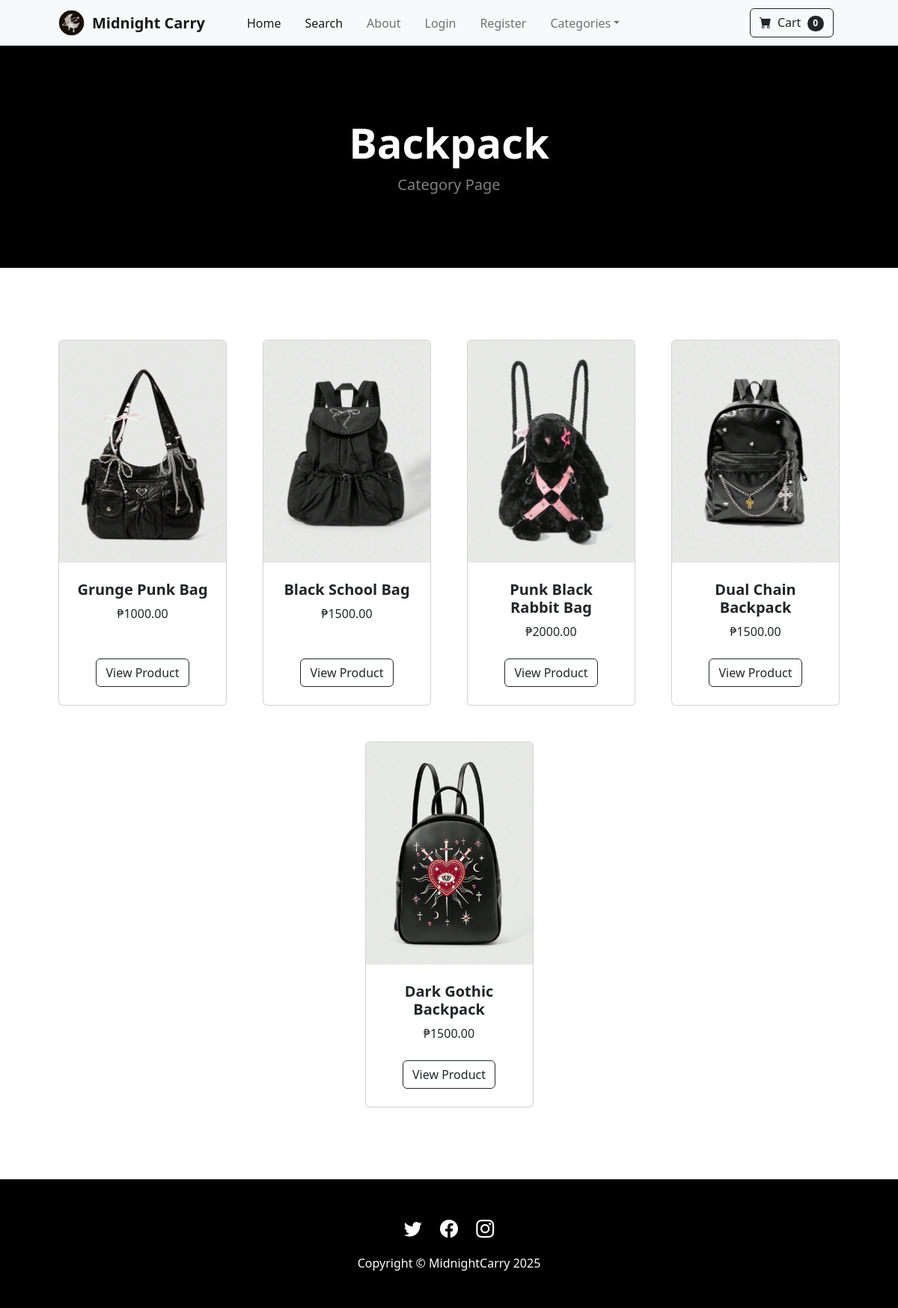
Screenshot of /category/Backpack with the database file from the repository.
### store/models.py (models this page shows, shortened)
class Category(models.Model):
	name = models.CharField(max_length=50)
	def __str__(self):
		return self.name
	class Meta:
		verbose_name_plural = 'categories'

class Product(models.Model):
	name = models.CharField(max_length=100)
	price = models.DecimalField(default=0, decimal_places=2, max_digits=6)
	category = models.ForeignKey(Category, on_delete=models.CASCADE, default=1)
	description = models.CharField(max_length=250, default='', blank=True, null=True)
	image = models.ImageField(upload_to='uploads/product/')
	is_sale = models.BooleanField(default=False)
	sale_price = models.DecimalField(default=0, decimal_places=2, max_digits=6)

### store/views.py (the view)
# urls.py: path('category/<str:foo>', views.category, name='category'),
def category(request, foo):
	foo = foo.replace('-', ' ')
	try:
		category = Category.objects.get(name=foo)
		products = Product.objects.filter(category=category)
		return render(request, 'category.html', {'products':products, 'category':category})
	except:
		messages.success(request, ("That Category Doesn't Exist..."))
		return redirect('home')

### cart/cart.py (called while the page is built)
	def __len__(self):
		return len(self.cart)

### cart/context_processors.py (called while the page is built)
def cart(request):
	return {'cart': Cart(request)}

### store/templates/category.html
{% extends 'base.html' %}
{% block content %}
        <header class=" py-5" style="background-color: #000000;">
            <div class="container px-4 px-lg-5 my-5">
                <div class="text-center text-white">
                    <h1 class="display-4 fw-bolder">
                    {{ category }}
                </h1>
                    <p class="lead fw-normal text-white-50 mb-0">Category Page</p>
                </div>
            </div>
        </header>
        <section class="py-5">
            <div class="container px-4 px-lg-5 mt-5">
                <div class="row gx-4 gx-lg-5 row-cols-2 row-cols-md-3 row-cols-xl-4 justify-content-center">
                {% for product in products %}
                    {% if product.is_sale %}
                    <div class="col mb-5">
    <div class="card h-100">
        <div class="badge bg-dark text-white position-absolute" style="top: 0.5rem; right: 0.5rem">Sale</div>
        <img class="card-img-top" src="{{ product.image.url }}" alt="..." />
        <div class="card-body p-4">
            <div class="text-center">
                <h5 class="fw-bolder">{{ product.name }}</h5>
                <div class="d-flex justify-content-center small text-warning mb-2">
                    &nbsp;&nbsp;Sale!&nbsp;&nbsp;
                    <div class="bi-star-fill"></div> <div class="bi-star-fill"></div>
                </div>
                <strike>₱{{ product.price }}</strike>&nbsp;₱{{ product.sale_price }}
            </div>
        </div>
        <div class="card-footer p-4 pt-0 border-top-0 bg-transparent">
            <div class="text-center">
                <a class="btn btn-outline-dark mt-auto" href="{% url 'product' product.id %}" style="transition: color 0.3s ease, border-color 0.3s ease, background-color 0.3s ease;" onmouseover="this.style.color='#000000'; this.style.borderColor='#ffd6e4'; this.style.backgroundColor='#ffd6e4';" onmouseout="this.style.color=''; this.style.borderColor=''; this.style.backgroundColor='';">View Product</a>
            </div>
        </div>
    </div>
</div>
                    {% else %}
                <div class="col mb-5">
                        <div class="card h-100">
                            <img class="card-img-top" src="{{ product.image.url }}" alt="..." />
                            <div class="card-body p-4">
                                <div class="text-center">
                                    <h5 class="fw-bolder">{{ product.name }}</h5>
                                    ₱{{ product.price }}
                                </div>
                            </div>
                            <div class="card-footer p-4 pt-0 border-top-0 bg-transparent">
                                    <div class="text-center">
                                        <a class="btn btn-outline-dark mt-auto" href="{% url 'product' product.id %}" style="transition: color 0.3s ease, border-color 0.3s ease, background-color 0.3s ease;" onmouseover="this.style.color='#000000'; this.style.borderColor='#ffd6e4'; this.style.backgroundColor='#ffd6e4';" onmouseout="this.style.color=''; this.style.borderColor=''; this.style.backgroundColor='';">View Product</a>
                                    </div>
                                </div>
                        </div>
                    </div>
                        {% endif %}
                    {% endfor %}
            </div>
        </section>
{% endblock %}

### rows the page displays
Category: name "Backpack"
Product: image (picture), name "Grunge Punk Bag", price "1000.00"
Product: image (picture), name "Black School Bag", price "1500.00"
Product: image (picture), name "Punk Black Rabbit Bag", price "2000.00"
Product: image (picture), name "Dual Chain Backpack", price "1500.00"
Product: image (picture), name "Dark Gothic Backpack", price "1500.00"

### other values shown
{{ cart|length }} "0"
